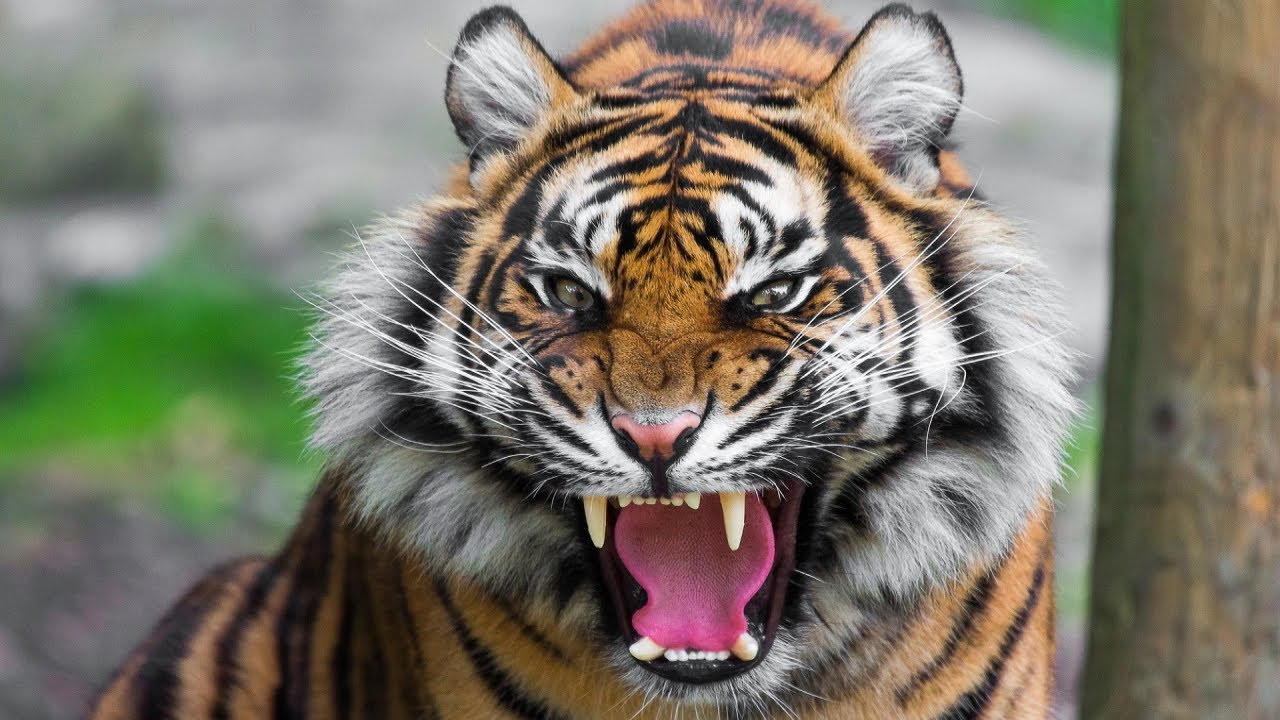
#> input picture tiger.png, 1280 x 720 px
$ jupyter execute --allow-errors load_image_OpenCV_Kmeans.ipynb
#> lines starting #> are read from the running program, lines starting #| are printed output that depends on the picture
[cell 1]
import numpy as np
import pandas as pd
import matplotlib.pyplot as plt
import cv2 as cv

[cell 2]
im_CV = cv.imread('tiger.png', )
#> im_CV is the input picture: shape (720, 1280, 3); mean B, G, R 105.4, 118.9, 123.5
im_rgb = cv.cvtColor(im_CV, cv.COLOR_BGR2RGB)

[cell 3]
#cv.imshow('image',image)

[cell 4]
im_rgb.shape
#> Out = (720, 1280, 3)

[cell 5]
cv.destroyAllWindows()

[cell 6]
plt.figure(1, figsize=(10, 10))
plt.imshow(im_rgb)
plt.show()

[cell 7]
im_rgb

#> (a cell that did not finish here is left out)

[cell 9]
reshaped_array=im_rgb.reshape(-1,3)

[cell 10]
reshaped_array.shape
#> Out = (921600, 3)

[cell 11]
reshaped_array

[cell 12]
rgb_data_set = pd.DataFrame(data=reshaped_array,columns=['R','G','B'])
#> rgb_data_set = table of 921600 rows and 3 columns

[cell 13]
rgb_data_set
#> Out = table of 921600 rows and 3 columns

[cell 14]
from sklearn.cluster import KMeans

[cell 15]
Model_KM1 = KMeans(n_clusters=16)

[cell 16]
Model_KM1.fit(rgb_data_set)

[cell 17]
rgb_data_set['Lables']=Model_KM1.labels_

[cell 18]
rgb_data_set
#> Out = table of 921600 rows and 4 columns

[cell 19]
import re, seaborn as sns
import numpy as np

[cell 20]
from matplotlib import pyplot as plt
from mpl_toolkits.mplot3d import Axes3D
from matplotlib.colors import ListedColormap

[cell 21]
# axes instance
fig = plt.figure(figsize=(10,10))
ax = Axes3D(fig, auto_add_to_figure=False)
fig.add_axes(ax)

# get colormap from seaborn
cmap = ListedColormap(sns.color_palette("husl", 256).as_hex())

# plot
sc = ax.scatter(rgb_data_set.R, rgb_data_set.G, rgb_data_set.B, s=1, c=rgb_data_set.Lables, marker='o', cmap=cmap, alpha=1, data =rgb_data_set )
ax.set_xlabel('Red')
ax.set_ylabel('Green')
ax.set_zlabel('Blue')
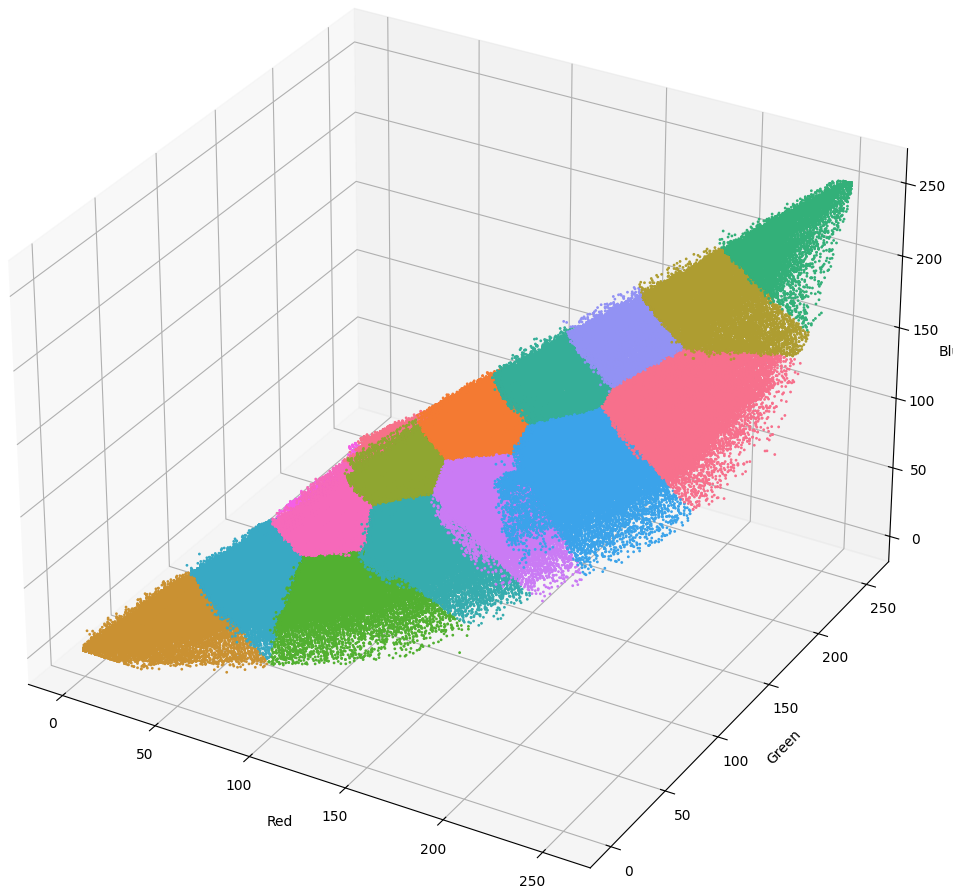
#> figure drawn by matplotlib, 1 panel

[cell 22]
rgb_data_set.Lables.unique()
#> Out = [7, 11, 3, 1, 10, 15, 12, 4, 14, 0, 13, 8, 9, 2, 6, 5]

[cell 23]
len(rgb_data_set.Lables.values)
#> Out = 921600

[cell 24]
New_2D_Image = rgb_data_set.Lables.values.reshape(720, 1280)
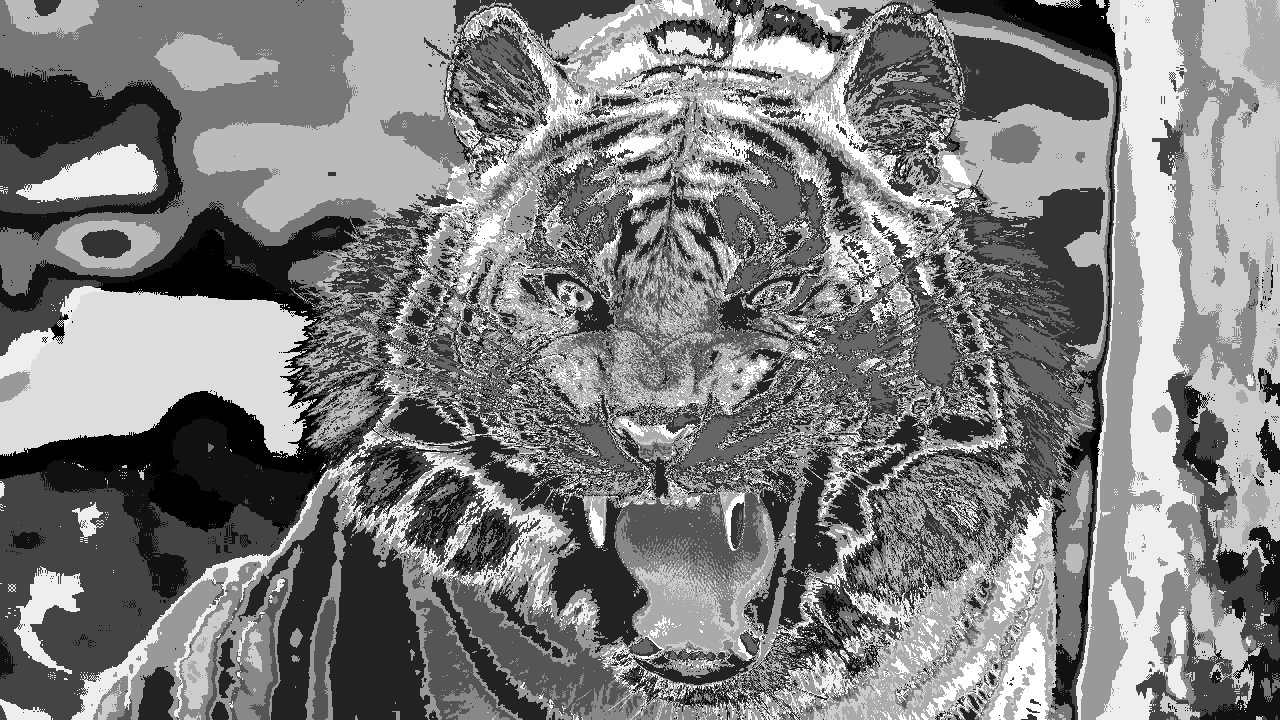
#> New_2D_Image: shape (720, 1280) int32; min 0, max 15, mean 7.44; drawn with min black and max white

[cell 25]
New_2D_Image

[cell 26]
converted_image_Scaled_0_100 = ((New_2D_Image+1)*16)-1

[cell 27]
plt.figure(1, figsize=(16, 16))
plt.imshow(converted_image_Scaled_0_100-1, cmap='plasma', vmin=0, vmax=255)
plt.show()
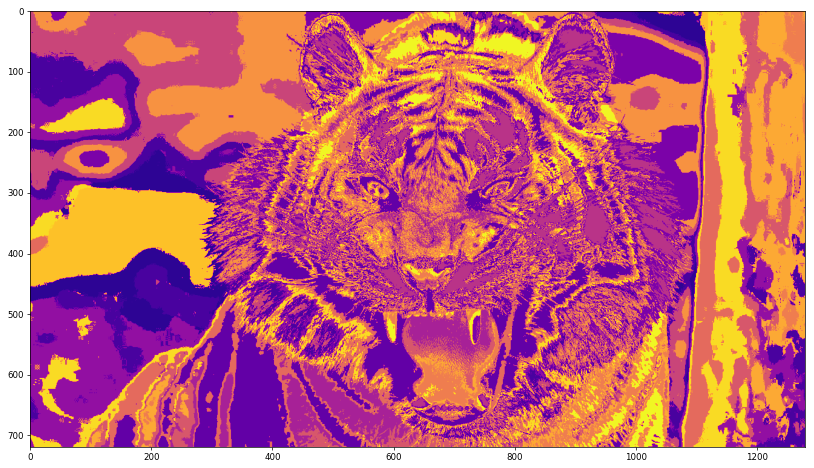
#> figure drawn by matplotlib, 1 panel

[cell 28]
plt.figure(1, figsize=(16,16))
plt.imshow(im_rgb)
plt.show()

[cell 29]
np.unique(converted_image_Scaled_0_100)
#> Out = [15, 31, 47, 63, 79, 95, 111, 127, 143, 159, 175, 191, 207, 223, 239, 255]
